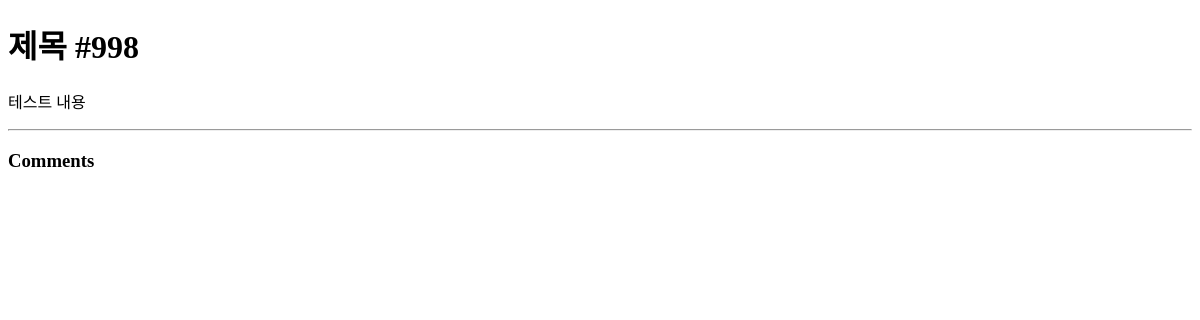
Page /blog/1004/ on the earlier database version.
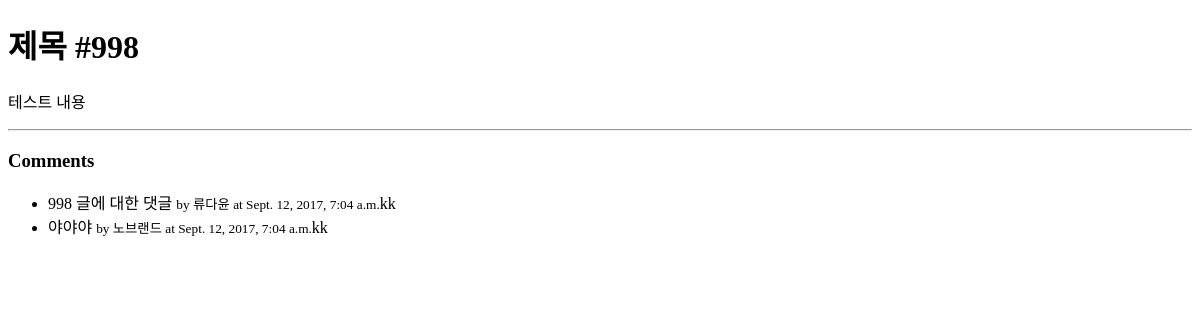
Same page on the later database version.
### blog/models.py (models this page shows, shortened)
class Post(models.Model):
    STATUS_CHOICES = (
        ('d','Draft'),
        ('p','Published'),
        ('w','Withdrawn'),
    )
    author = models.CharField(max_length=20)
    title = models.CharField(max_length=100,verbose_name='제목',
        help_text='포스팅 제목을 입력해주세요. 최대 100자 내외')
    content = models.TextField(verbose_name='내용')
    tags = models.CharField(max_length=100, blank=True)
    lnglat = models.CharField(max_length=50, blank=True,
     validators=[lnglat_validator],
     help_text='위도/경도 포맷으로입력')
    status = models.CharField(max_length=1, choices=STATUS_CHOICES)
    tag_set = models.ManyToManyField('Tag')
    created_at = models.DateTimeField(auto_now_add=True)
    updated_at = models.DateTimeField(auto_now=True)
    class Meta: #클래스안에 클래스
        ordering = ['-id']

class Comment(models.Model):
    post = models.ForeignKey(Post)
    author = models.CharField(max_length=20)
    message = models.TextField()
    created_at = models.DateTimeField(auto_now_add=True)
    updated_at = models.DateTimeField(auto_now=True)

### blog/views.py (the view)
# urls.py: url(r'^(?P<id>\d+)/$', views.post_detail),
def post_detail(request, id):
    post = get_object_or_404(Post, id=id)
    return render(request, 'blog/post_detail.html',{
        'post':post,
    })

### blog/templates/blog/post_detail.html (shortened to what this page needs)
<!doctype html>
<html>
    <head>
    </head>
    <body>
        <h1>{{ post.title }}</h1>
        {{ post.content |linebreaks}}
        <hr/>
        <h3>Comments</h3>
        <ul>
        {% for comment in post.comment_set.all %}
            <li>
            {{ comment.message }}
            <small>by {{ comment.author }} </small>
            <small>at {{ comment.updated_at }}</small>kk
            </li>
        {% endfor %}
        </ul>
    </body>
</html>

Differences in the rows shown:
added Comment: message "998 글에 대한 댓글", author "류다윤", updated_at "Sept. 12, 2017, 7:04 a.m."
added Comment: message "야야야", author "노브랜드", updated_at "Sept. 12, 2017, 7:04 a.m."
